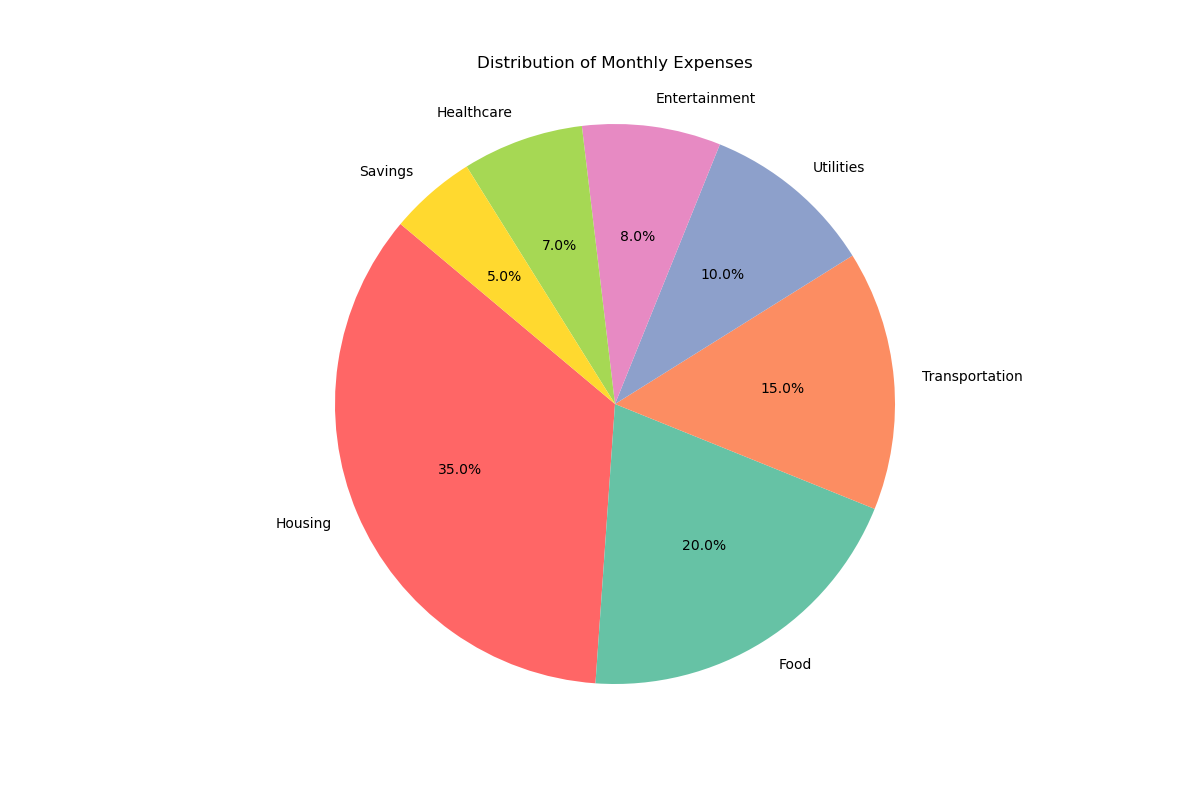

The script that drew this image:

import matplotlib.pyplot as plt

# Data to plot
labels = ['Housing', 'Food', 'Transportation', 'Utilities', 'Entertainment', 'Healthcare', 'Savings']
sizes = [35.0, 20.0, 15.0, 10.0, 8.0, 7.0, 5.0]
colors = ['#ff6666', '#66c2a5', '#fc8d62', '#8da0cb', '#e78ac3', '#a6d854', '#ffd92f']

# Create pie chart
plt.figure(figsize=(12, 8))
plt.pie(sizes, labels=labels, colors=colors, autopct='%1.1f%%', startangle=140)

plt.title('Distribution of Monthly Expenses', pad=20)
plt.axis('equal')  # Equal aspect ratio ensures that pie is drawn as a circle.
plt.show()
